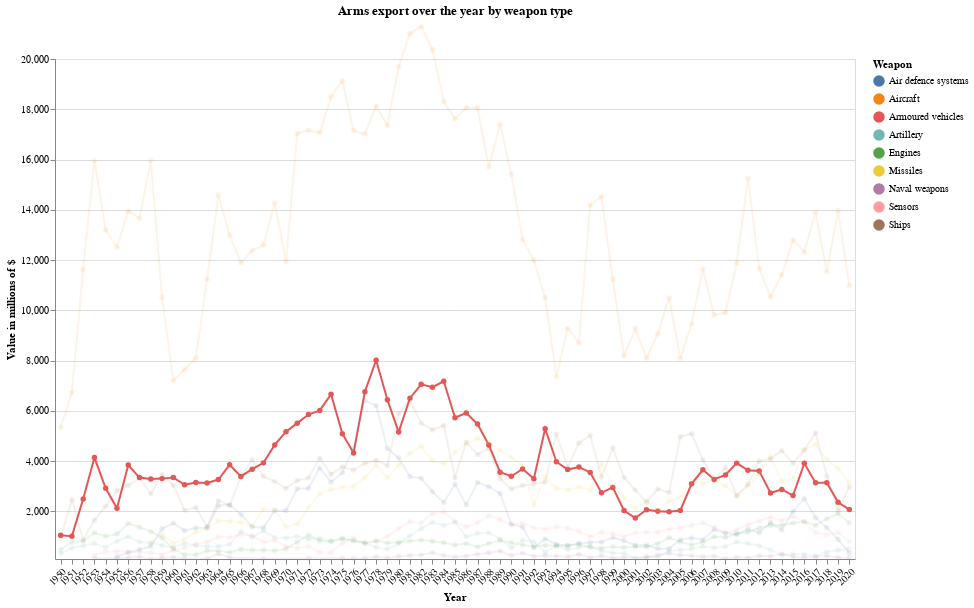

Source (notebook cell):
### Markdown cell above
## Arms trade by weapon type over the years

### Code cell
dropdown_category = alt.binding_select(options=list(weapon["Weapon"].unique()), name=" ")
selection_weapon = alt.selection_single(fields=["Weapon"], bind=dropdown_category, init={'Weapon': 'Armoured vehicles'})

alt.Chart(weapon, title='Arms export over the year by weapon type').mark_line(point=True).encode(
    alt.X('variable', title='Year',  axis=alt.Axis(labelAngle=-45)),
    alt.Y('value',title= 'Value in millions of $', scale=alt.Scale(type='linear', domain=[100, 20000])),
    color='Weapon',
    opacity=alt.condition(
        selection_weapon,
        alt.value(1),
        alt.value(0.1)
)).add_selection(selection_weapon).properties(height=500, width=800)

### Figure 1 — Vega-Lite specification as saved in the notebook (floating-point values rounded to 4 significant figures; data arrays with more than 128 entries replaced by an {"elided": "..."} marker saying what was removed)
{"config": {"view": {"continuousWidth": 400, "continuousHeight": 300}}, "data": {"name": "data-dd674e3c5a0963c286f61887067ff60f"}, "mark": {"type": "line", "point": true}, "encoding": {"color": {"type": "nominal", "field": "Weapon"}, "opacity": {"condition": {"value": 1, "selection": "selector003"}, "value": 0.1}, "x": {"type": "nominal", "axis": {"labelAngle": -45}, "field": "variable", "title": "Year"}, "y": {"type": "quantitative", "field": "value", "scale": {"domain": [100, 20000], "type": "linear"}, "title": "Value in millions of $"}}, "height": 500, "selection": {"selector003": {"type": "single", "fields": ["Weapon"], "bind": {"input": "select", "options": ["Aircraft", "Armoured vehicles", "Artillery", "Engines", "Ships", "Naval weapons", "Sensors", "Air defence systems", "Missiles"], "name": " "}, "init": {"Weapon": "Armoured vehicles"}}}, "title": "Arms export over the year by weapon type", "width": 800, "$schema": "https://vega.github.io/schema/vega-lite/v4.8.1.json", "datasets": {"data-dd674e3c5a0963c286f61887067ff60f": {"elided": "610 records"}}}
